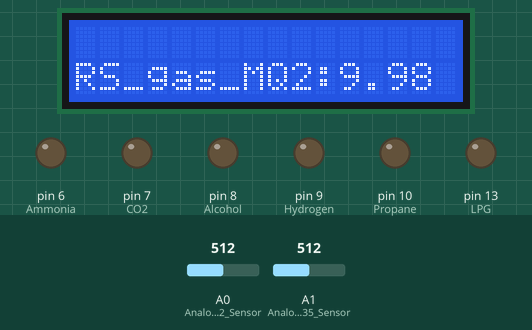
This sketch was run on a simulated Arduino Uno, built with avr-gcc and run on an emulated ATmega328P. Parts: 16×2 character LCD, output pins drawn as LEDs (lit = HIGH). The test bench sets the inputs (shaded band); at power-on: A0 (Analog_MQ2_Sensor) = 512, A1 (Analog_MQ135_Sensor) = 512. What the sketch prints to the serial monitor is not drawn.

Above: at 1.2 s.
1.3 s: A0 (Analog_MQ2_Sensor) set to 0
At 11.5 s:
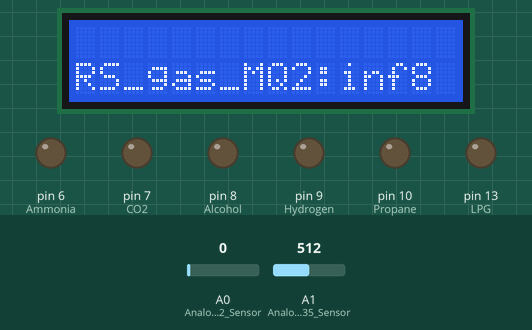
15.3 s: A1 (Analog_MQ135_Sensor) set to 498
At 28.8 s:
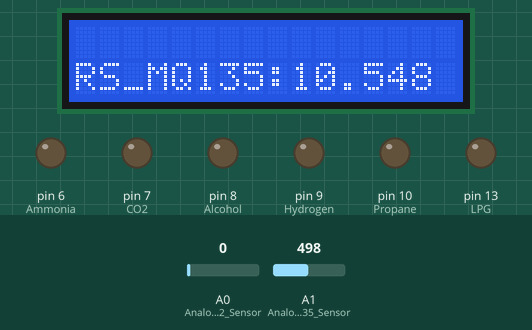
29.3 s: A1 (Analog_MQ135_Sensor) set to 0
At 42.4 s:
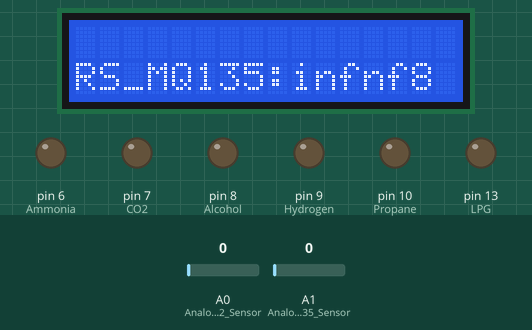
43.3 s: A0 (Analog_MQ2_Sensor) set to 110
At 57.0 s:
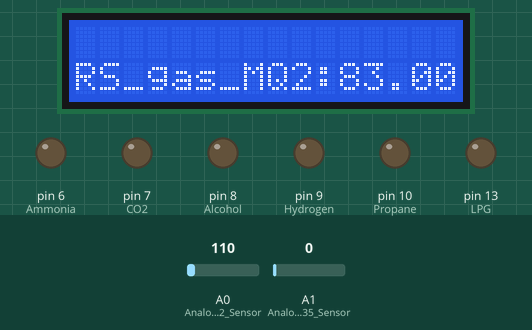
57.3 s: A0 (Analog_MQ2_Sensor) set to 0
At 71.9 s:
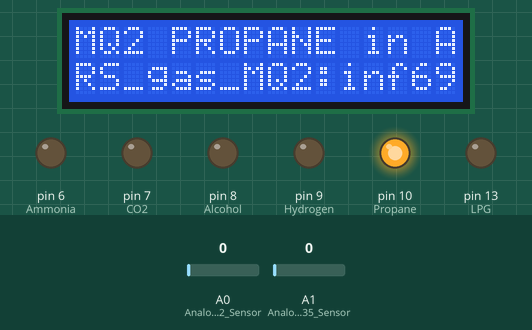
Timing chart, 0 to 79.7 s (numbered marks = the images above; inputs shaded):
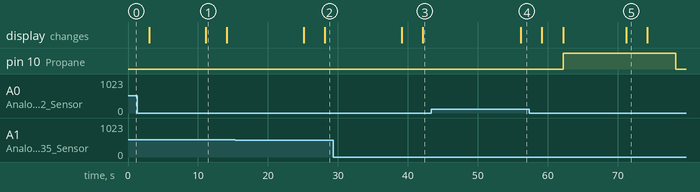

The sketch:

Electronic_Nose_Code.ino
```cpp
// include the library code:
#include <LiquidCrystal.h>
#include <SPI.h>
#include <Wire.h>

// initialize the library by associating any needed LCD interface pin
// with the arduino pin number it is connected to
int Analog_MQ2_Sensor = A0;
int Analog_MQ135_Sensor = A1;
int LPG = 13; // this defined and declare the pin
int Propane = 10;
int Hydrogen = 9;
int Alcohol = 8;
int CO2 = 7;
int Ammonia = 6;
float m_LPG =-0.476; //Slope, this is used to calculate sensitivity of gas resistance
float b_LPG =3.083;//Y-Intercept
float m_Propane = -0.461; //Slope
float b_Propane = 2.69;//Y-Intercept
float m_Hydrogen = -0.465; //Slope
float b_Hydrogen = 3.251;//Y-Intercept
float m_Alcohol = -0.245; //Slope
float b_Alcohol = 0.771;//Y-Intercept
float m_CO2 = -0.380; //Slope
float b_CO2 = 1.752;//Y-Intercept
float m_Ammonia = -0.418; //Slope
float b_Ammonia = 2.021;//Y-Intercept
float R0_MQ135 = 13.465;
float R0_MQ2 = 6.865;
const int rs = 12, en = 11, d4 = 5, d5 = 4, d6 = 3, d7 = 2;
LiquidCrystal lcd(rs, en, d4, d5, d6, d7);

void setup() {
  // set up the LCD's number of columns and rows:
  lcd.begin(16, 2);
  Serial.begin(9600);
  pinMode(LPG, OUTPUT); // this either turn on or off the led
  pinMode(Propane, OUTPUT);
  pinMode(Hydrogen, OUTPUT);
  pinMode(Alcohol,OUTPUT);
  pinMode(CO2,OUTPUT);
  pinMode(Ammonia,OUTPUT);
  pinMode(Analog_MQ2_Sensor, INPUT);// this get input from the sensor
  pinMode(Analog_MQ135_Sensor, INPUT); // this get input from the sensor
  digitalWrite(LPG,LOW); // this turn off the leds
  digitalWrite(Propane,LOW);
  digitalWrite(Hydrogen,LOW);
  digitalWrite(Alcohol,LOW);
  digitalWrite(CO2,LOW);
  digitalWrite(Ammonia,LOW);
}

void loop() {
  ////////////////////////////////DECLEAR MORE VARIABLE FOR MQ2///////////////////////
  float sensor_volt_MQ2; // this is used to calculate sensor votage
  float RS_gas_MQ2; // this is used to calculate resistence of gas sensitivitt
  float ratio_MQ2; // this is used to cacuilate the gas ratios
  float Analog_MQ2_Sensors = analogRead(Analog_MQ2_Sensor); // this is esed to get the sensor input
  sensor_volt_MQ2 = Analog_MQ2_Sensors*(5.0/1023.0);// Convert analog value to voltage
  RS_gas_MQ2 = ((5.0*10.0)/sensor_volt_MQ2)-10.0;// Get the value of RS in gas
  ratio_MQ2 = RS_gas_MQ2/R0_MQ2;
  ////////////////////////////////DECLEAR MORE VARIABLE FOR MQ135///////////////////////
  float sensor_volt_MQ135;
  float RS_gas_MQ135;
  float ratio_MQ135;
  float Analog_MQ135_Sensors = analogRead(Analog_MQ135_Sensor);
  sensor_volt_MQ135 = Analog_MQ135_Sensors*(5.0/1023.0);// Convert analog value to voltage
  RS_gas_MQ135 = ((5.0*10.0)/sensor_volt_MQ135)-10.0;// Get the value of RS in gas
  ratio_MQ135 = RS_gas_MQ135/R0_MQ135;
  //////////////////DISPLAY ON SCREEN SENSITIVITY RESISTANCE OF THE GASES//////////////////
  Serial.print("RS_gas_MQ2:");// this display message RS MQ2 on the screen
  Serial.print( RS_gas_MQ2); // this put the actual value of RS MQ2 on rthe screen
  Serial.print(" RS_gas_MQ135:");
  Serial.print( RS_gas_MQ135);
  lcd.setCursor(0,1);
  lcd.print("RS_gas_MQ2:");
  lcd.print(RS_gas_MQ2);
  delay(3000);
  lcd.setCursor(0,1);
  lcd.print("RS_MQ135:");
  lcd.print(RS_gas_MQ135);
  delay(2000);

  /////////////////////////////////////MQ2 LPG GAS///////////////////////////////////////////
  double ppm_log_LPG = (log10(ratio_MQ2)-b_LPG)/m_LPG;
  double ppm_MQ2_LPG = pow(10, ppm_log_LPG); //Convert ppm value to log scale
  double percentage_LPG = ppm_MQ2_LPG/10000;//percentage value

  if(ppm_MQ2_LPG>=800 && ppm_MQ2_LPG<=5000){ //Check if ppm value is greater than 2000
    Serial.print("  MQ2 LPG in Air: ");
    Serial.print(ppm_MQ2_LPG);
    Serial.print(" percentage_LPG:");
    Serial.print(percentage_LPG); //Percentage value
    Serial.print("%  "); //Display on screen  "%"
    lcd.begin(16, 2);
    lcd.print("MQ2 LPG in AIR:");
    lcd.setCursor(0,1);
    lcd.print("MQ2 LPG:");
    lcd.print(ppm_MQ2_LPG);
    digitalWrite(LPG, HIGH); //Turn LED on
    delay(1000);

  }else if(ppm_MQ2_LPG<5000 ){
      digitalWrite(LPG, LOW);
      delay(1000);
      }
  delay(1000);
  ///////////////////////////////////MQ2 PROPANE GAS///////////////////////////////////////////
  double ppm_log_Propane = (log10(ratio_MQ2)-b_Propane)/m_Propane;
  double ppm_MQ2_Propane = pow(10, ppm_log_Propane); //Convert ppm value to log scale
  double percentage_Propane = ppm_MQ2_Propane/10000;//percentage value

  if(ppm_MQ2_Propane>=900 && ppm_MQ2_Propane<=5000){ //Check if ppm value is greater than 2000
    Serial.print(" MQ2 PROPANE in AIR: ");
    Serial.print(ppm_MQ2_Propane);
    Serial.print(" percentage_Propane:");
    Serial.print(percentage_Propane); //Percentage value
    Serial.print("%  "); //Display on screen  "%"
    lcd.begin(16, 2);
    lcd.print("MQ2 PROPANE in AIR:");
    lcd.setCursor(0,1);
    lcd.print("MQ2 PROPANE:");
    lcd.print(ppm_MQ2_Propane);
    digitalWrite(Propane, HIGH); //Turn LED on
    delay(1000);

  }else if(ppm_MQ2_Propane<5000 ){
      digitalWrite(Propane, LOW);
      delay(1000);
      }
  delay(1000);
  ///////////////////////////////////MQ2 HYDROGEN GAS///////////////////////////////////////////
  double ppm_log_Hydrogen = (log10(ratio_MQ2)-b_Hydrogen)/m_Hydrogen;
  double ppm_MQ2_Hydrogen = pow(10, ppm_log_Hydrogen); //Convert ppm value to log scale
  double percentage_Hydrogen = ppm_MQ2_Hydrogen/10000;//percentage value

  if(ppm_MQ2_Hydrogen>=1000 && ppm_MQ2_Hydrogen<=10000 ){ //Check if ppm value is greater than 2000
    Serial.print(" MQ2 HYDROGEN in AIR: ");
    Serial.print(ppm_MQ2_Hydrogen);
    Serial.print(" percentage_Hydrogen:");
    Serial.print(percentage_Hydrogen); //Percentage value
    Serial.print("%  "); //Display on screen  "%"
    lcd.begin(16, 2);
    lcd.print("MQ2 H2 in AIR:");
    lcd.setCursor(0,1);
    lcd.print("MQ2_H2:");
    lcd.print(ppm_MQ2_Hydrogen);
    digitalWrite(Hydrogen, HIGH); //Turn LED on
    delay(1000);

  }else if(ppm_MQ2_Hydrogen<10000 ){
      digitalWrite(Hydrogen, LOW);
      delay(1000);
      }
  delay(1000);
  ///////////////////////////////////MQ135 ALCOHOL/////////////////////////////////////////
  double ppm_log_Alcohol = (log10(ratio_MQ135)-b_Alcohol)/m_Alcohol;
  double ppm_MQ135_Alcohol = pow(10, ppm_log_Alcohol); //Convert ppm value to log scale
  double percentage_Alcohol = ppm_MQ135_Alcohol/10000;//percentage value

  if(ppm_MQ135_Alcohol>100 && ppm_MQ135_Alcohol<=2000 ){ //Check if ppm value is greater than 2000
    Serial.print("  MQ135 ALCOHOL in Air: ");
    Serial.print(ppm_MQ135_Alcohol);
    Serial.print(" percentage_Alcohol:");
    Serial.print(percentage_Alcohol); //Percentage value
    Serial.print("%  "); //Display on screen  "%"
    lcd.begin(16, 2);
    lcd.print("MQ135 ALCOHOL:");
    lcd.setCursor(0,1);
    lcd.print("PPM_MQ135:");
    lcd.print(ppm_MQ135_Alcohol);
    digitalWrite(Alcohol, HIGH); //Turn LED on
    delay(1000);

  }else if(ppm_MQ135_Alcohol<2000 ){
      digitalWrite(Alcohol, LOW);
      delay(1000);
      }
  delay(1000);
  //////////////////////////////////MQ135 CO2 GAS//////////////////////////////////////////
  double ppm_log_CO2 = (log10(ratio_MQ135)-b_CO2)/m_CO2;
  double ppm_MQ135_CO2 = pow(10, ppm_log_CO2); //Convert ppm value to log scale
  double percentage_CO2 = ppm_MQ135_CO2/10000;//percentage value

  if(ppm_MQ135_CO2>=1000 && ppm_MQ135_CO2<=10000 ){ //Check if ppm value is greater than 2000
    Serial.print(" MQ135 CO2 in AIR: ");
    Serial.print(ppm_MQ135_CO2);
    Serial.print(" percentage_CO2:");
    Serial.print(percentage_CO2); //Percentage value
    Serial.print("%  "); //Display on screen  "%"
    lcd.begin(16, 2);
    lcd.print("MQ135 CO2 in AIR:");
    lcd.setCursor(0,1);
    lcd.print("MQ135 CO2:");
    lcd.print(ppm_MQ135_CO2);
    digitalWrite(CO2, HIGH); //Turn LED on
    delay(1000);

  }else if(ppm_MQ135_CO2<2000 ){
      digitalWrite(CO2, LOW);
      delay(1000);
      }
  delay(1000);
  ///////////////////////////////////MQ135 AMMONIA GAS/////////////////////////////////////
  double ppm_log_Ammonia = (log10(ratio_MQ135)-b_Ammonia)/m_Ammonia;
  double ppm_MQ135_Ammonia = pow(10, ppm_log_Ammonia); //Convert ppm value to log scale
  double percentage_Ammonia = ppm_MQ135_Ammonia/10000;//percentage value

  if(ppm_MQ135_Ammonia>= 300 && ppm_MQ135_Ammonia<=2000 ){ //Check if ppm value is greater than 2000
    Serial.print(" MQ135 AMMONIA in AIR: ");
    Serial.print(ppm_MQ135_Ammonia);
    Serial.print(" percentage_Ammonia:");
    Serial.print(percentage_Ammonia); //Percentage value
    Serial.print("%  "); //Display on screen  "%"
    lcd.begin(16, 2);
    lcd.print("MQ135 AMMONIA in AIR:");
    lcd.setCursor(0,1);
    lcd.print("MQ135 AMMONIA in AIR:");
    lcd.print(ppm_MQ135_Ammonia);
    digitalWrite(Ammonia, HIGH); //Turn LED on
    delay(1000);

  }else if(ppm_MQ135_Ammonia<2000 ){
      digitalWrite(Ammonia, LOW);
      delay(1000);
      }

  delay(1000);
  /////////////////////////////////////////////////////////////////////////////////////////
    Serial.println();
    delay(10);
}
```

Measured:
- the behaviour switches between 512 and 511 on A1 (Analog_MQ135_Sensor) (found by bisection; images 1 and 2)
- after the input at 1.3 s, the display: first differs from a run without the input after 9.8 s (image 1)
- after the input at 15.3 s, the display: first differs from a run without the input after 12.8 s (image 2)
- after the input at 29.3 s, the display: first differs from a run without the input after 12.8 s (image 3)
- after the input at 43.3 s, the display: changes after 12.8 s (image 4)
- after the input at 57.3 s, the display: first differs from a run without the input after 13.9 s (image 5)
- what the display in image 1 shows lasts 3.0 s, from 11.1 s to 14.1 s
